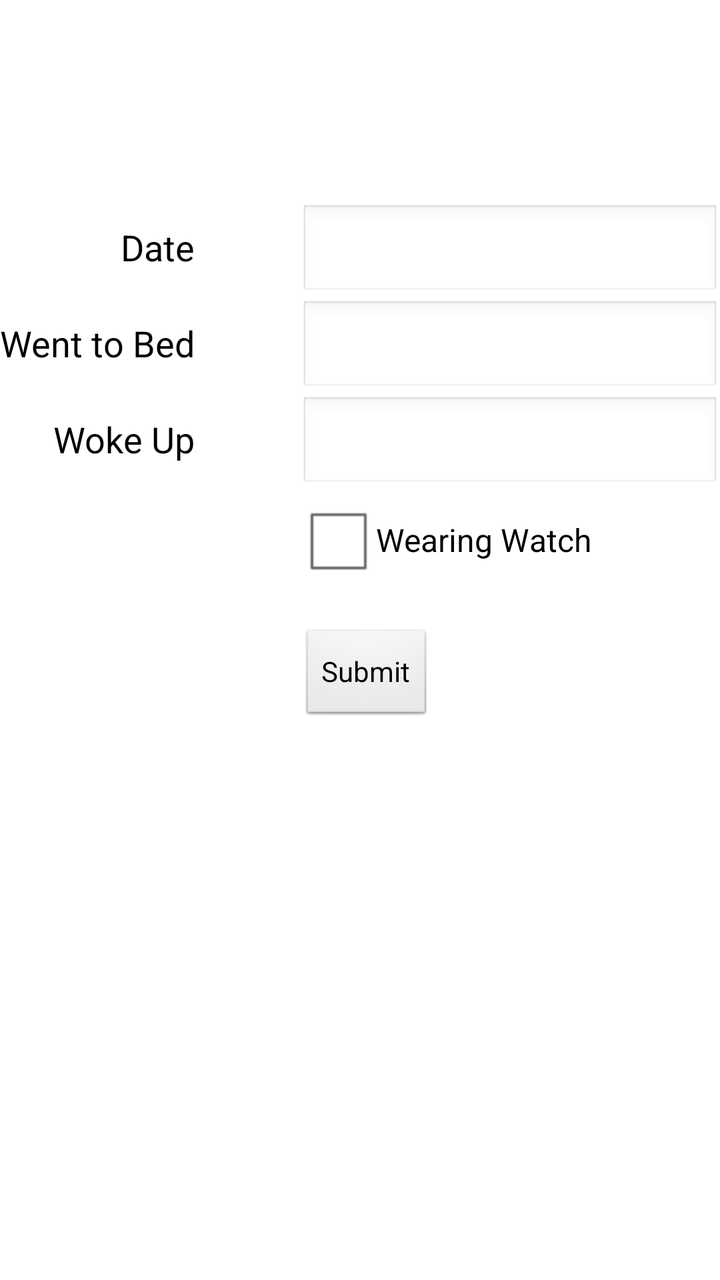
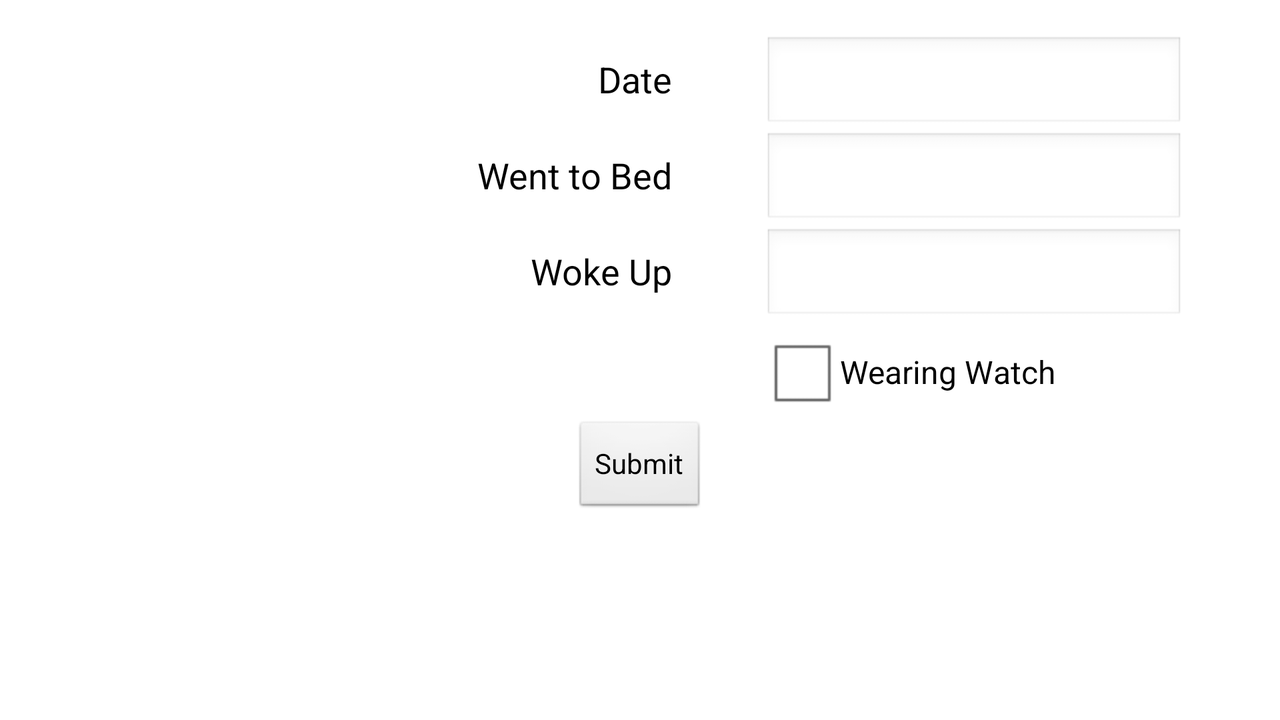

An Android layout and its configuration variant, each rendered on a device that would load it. The default file and the variant file are quoted in full after the pictures.
<!-- AndroidManifest.xml: application theme AppTheme -->
<!-- res/layout/activity_form.xml -->
<RelativeLayout xmlns:android="http://schemas.android.com/apk/res/android"
    xmlns:tools="http://schemas.android.com/tools"
    android:layout_width="match_parent"
    android:layout_height="match_parent"
    tools:context=".Form" >

    <CheckBox
        android:id="@+id/formWatch"
        android:layout_width="wrap_content"
        android:layout_height="wrap_content"
        android:layout_alignLeft="@+id/formWake"
        android:layout_below="@+id/formWake"
        android:text="Wearing Watch" />

    <EditText
        android:id="@+id/formSleep"
        android:layout_width="wrap_content"
        android:layout_height="wrap_content"
        android:layout_alignParentRight="true"
        android:layout_below="@+id/formDate"
        android:ems="10"
        android:inputType="time" />

    <EditText
        android:id="@+id/formWake"
        android:layout_width="wrap_content"
        android:layout_height="wrap_content"
        android:layout_alignParentRight="true"
        android:layout_below="@+id/formSleep"
        android:ems="10"
        android:inputType="time" >

    </EditText>

    <TextView
        android:id="@+id/textView1"
        android:layout_width="wrap_content"
        android:layout_height="wrap_content"
        android:layout_alignBaseline="@+id/formSleep"
        android:layout_alignBottom="@+id/formSleep"
        android:layout_alignParentLeft="true"
        android:text="Went to Bed"
        android:textAppearance="?android:attr/textAppearanceMedium" />

    <TextView
        android:id="@+id/textView2"
        android:layout_width="wrap_content"
        android:layout_height="wrap_content"
        android:layout_alignBaseline="@+id/formWake"
        android:layout_alignBottom="@+id/formWake"
        android:layout_alignRight="@+id/textView1"
        android:text="Woke Up"
        android:textAppearance="?android:attr/textAppearanceMedium" />

    <TextView
        android:id="@+id/textView3"
        android:layout_width="wrap_content"
        android:layout_height="wrap_content"
        android:layout_alignBaseline="@+id/formDate"
        android:layout_alignBottom="@+id/formDate"
        android:layout_alignRight="@+id/textView1"
        android:text="Date"
        android:textAppearance="?android:attr/textAppearanceMedium" />

    <Button
        android:id="@+id/formSubmit"
        android:layout_width="wrap_content"
        android:layout_height="wrap_content"
        android:layout_alignLeft="@+id/formWatch"
        android:layout_below="@+id/formWatch"
        android:layout_marginTop="20dp"
        android:onClick="sendMessage"
        android:text="Submit" />

    <EditText
        android:id="@+id/formDate"
        android:layout_width="wrap_content"
        android:layout_height="wrap_content"
        android:layout_alignParentRight="true"
        android:layout_alignParentTop="true"
        android:layout_marginTop="102dp"
        android:ems="10"
        android:inputType="date" >

        <requestFocus />
    </EditText>

</RelativeLayout>
<!-- resources referenced by this layout -->
<resources>
  <style name="AppTheme" parent="AppBaseTheme">
          
      </style>
  <style name="AppBaseTheme" parent="android:Theme.Light">
          
      </style>
</resources>
<!-- res/layout-land/activity_form.xml (the repository's variant of the layout above) -->
<!-- drawn on the phone turned sideways -->
<RelativeLayout xmlns:android="http://schemas.android.com/apk/res/android"
    xmlns:tools="http://schemas.android.com/tools"
    android:layout_width="match_parent"
    android:layout_height="match_parent"
    tools:context=".Form" >

    <CheckBox
        android:id="@+id/formWatch"
        android:layout_width="wrap_content"
        android:layout_height="wrap_content"
        android:layout_alignLeft="@+id/formWake"
        android:layout_below="@+id/formWake"
        android:text="Wearing Watch" />

    <TextView
        android:id="@+id/MorningGenText"
        android:layout_width="wrap_content"
        android:layout_height="wrap_content"
        android:layout_alignBaseline="@+id/formWake"
        android:layout_alignBottom="@+id/formWake"
        android:layout_alignRight="@+id/textView1"
        android:text="Woke Up"
        android:textAppearance="?android:attr/textAppearanceMedium" />

    <TextView
        android:id="@+id/textView1"
        android:layout_width="wrap_content"
        android:layout_height="wrap_content"
        android:layout_alignBaseline="@+id/formSleep"
        android:layout_alignBottom="@+id/formSleep"
        android:layout_alignRight="@+id/textView3"
        android:text="Went to Bed"
        android:textAppearance="?android:attr/textAppearanceMedium" />

    <EditText
        android:id="@+id/formDate"
        android:layout_width="wrap_content"
        android:layout_height="wrap_content"
        android:layout_alignParentRight="true"
        android:layout_alignParentTop="true"
        android:layout_marginRight="48dp"
        android:layout_marginTop="18dp"
        android:ems="10"
        android:inputType="date" >

        <requestFocus />
    </EditText>

    <TextView
        android:id="@+id/textView3"
        android:layout_width="wrap_content"
        android:layout_height="wrap_content"
        android:layout_alignBaseline="@+id/formDate"
        android:layout_alignBottom="@+id/formDate"
        android:layout_marginRight="46dp"
        android:layout_toLeftOf="@+id/formDate"
        android:text="Date"
        android:textAppearance="?android:attr/textAppearanceMedium" />

    <EditText
        android:id="@+id/formSleep"
        android:layout_width="wrap_content"
        android:layout_height="wrap_content"
        android:layout_below="@+id/formDate"
        android:layout_toRightOf="@+id/textView3"
        android:ems="10"
        android:inputType="time" />

    <EditText
        android:id="@+id/formWake"
        android:layout_width="wrap_content"
        android:layout_height="wrap_content"
        android:layout_alignLeft="@+id/formSleep"
        android:layout_below="@+id/formSleep"
        android:ems="10"
        android:inputType="time" />

    <Button
        android:id="@+id/FormSubmitButton"
        android:layout_width="wrap_content"
        android:layout_height="wrap_content"
        android:layout_below="@+id/formWatch"
        android:layout_centerHorizontal="true"
        android:onClick="sendMessage"
        android:text="Submit" />

</RelativeLayout>
